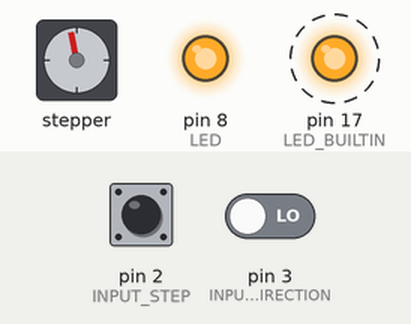
Simulated run of this sketch. Board: SparkFun Pro Micro, built with avr-gcc and run on an emulated ATmega32U4. On the bench: stepper motor, output pins drawn as LEDs (lit = HIGH). Dashed ring = blinking. The inputs (shaded band) are chosen by the test bench; at power-on: pin 2 (INPUT_STEP) HIGH, pin 3 (INPUT_DIRECTION) LOW. Stepper angles assume 100 steps per turn.

Above: at 1.2 s.
1.3 s: pin 2 (INPUT_STEP) driven LOW
At 3.5 s:
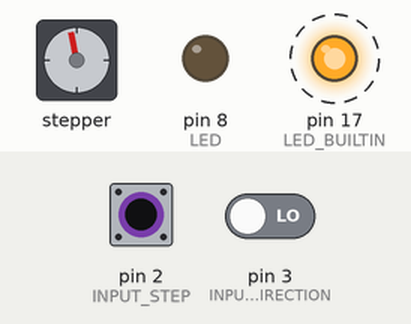
4.3 s: pin 2 (INPUT_STEP) driven HIGH
At 5.8 s:
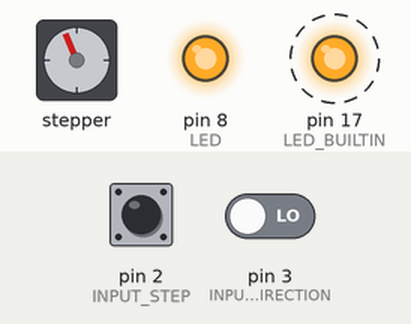
7.3 s: pin 2 (INPUT_STEP) driven LOW
At 9.4 s:
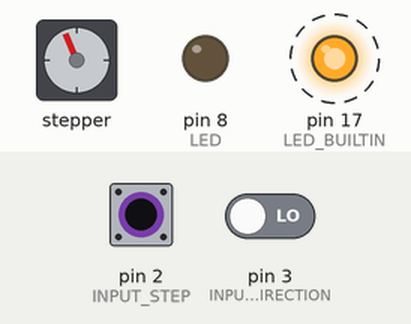
10.3 s: pin 2 (INPUT_STEP) pulsed HIGH 2 times (0.12 s each, 0.3 s apart)
At 11.8 s:
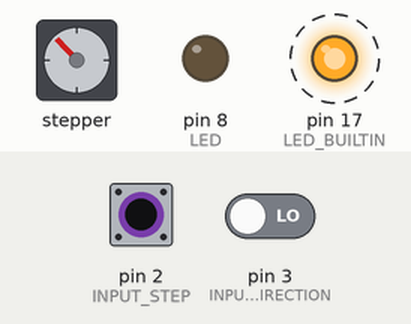
13.5 s: pin 2 (INPUT_STEP) driven HIGH
At 15.4 s:
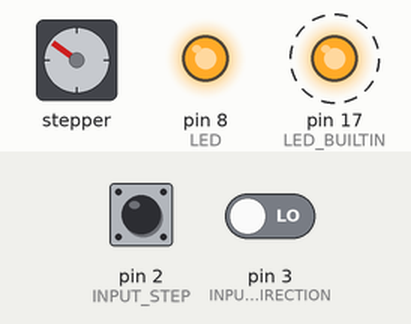
16.5 s: pin 2 (INPUT_STEP) pulsed LOW 5 times (0.12 s each, 0.3 s apart)
At 19.9 s:
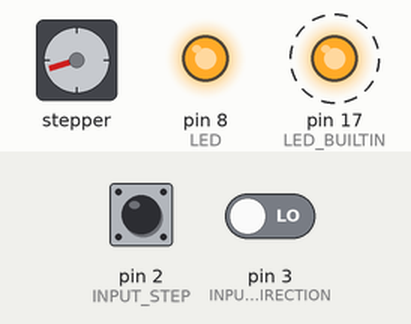
Timing chart, 0 to 20.5 s (numbered marks = the images above; inputs shaded):
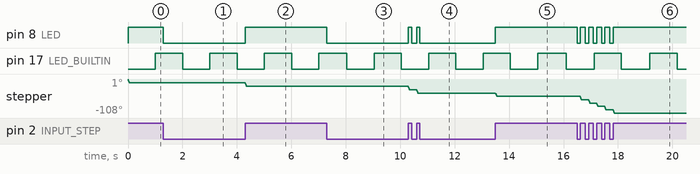

Measured:
- after the input at 1.3 s, pin 8 (LED): HIGH → LOW at once
- after the input at 4.3 s, pin 8 (LED): LOW → HIGH at once; stepper: turns 11° counter-clockwise, starting at once
- after the input at 7.3 s, pin 8 (LED): HIGH → LOW at once
- after the input at 10.3 s, pin 8 (LED): alternates HIGH for 0.12 s and LOW for 0.18 s, 4 changes in all, then stays LOW, starting at once; stepper: turns 22° counter-clockwise in 0.34 s, starting at once
- after the input at 13.5 s, pin 8 (LED): LOW → HIGH at once; stepper: turns 10° counter-clockwise, starting at once
- after the input at 16.5 s, pin 8 (LED): alternates HIGH for 0.18 s and LOW for 0.12 s, 10 changes in all, then stays HIGH, starting at once; stepper: turns 54° counter-clockwise in 1.2 s, starting after 0.12 s
- by itself, pin 17 (LED_BUILTIN): alternates HIGH for 1.0 s and LOW for 1.0 s
- by itself, stepper: turns 11° counter-clockwise

The sketch:

emulator_a4988.ino
```cpp
//#define USE_SERIAL
#define WATCHDOG

// pins
#define INPUT_STEP 2
#define INPUT_DIRECTION 3
#define STEPPERa1 4
#define STEPPERa2 5
#define STEPPERb1 6
#define STEPPERb2 7
#define LED 8
// Hack for Arduino pro micro
#define LED_BUILTIN 17

// motor
#define STEPS 100 //  360 / 3.6
#define RPM 30
#define STEPS_FORWARD 3
#define STEPS_BACK -1 * STEPS_FORWARD

#define   NOP __asm__ __volatile__ ("nop\n\t")

#ifdef WATCHDOG
# include <avr/wdt.h>
#endif
#include <Stepper.h>

uint8_t state = LOW;
unsigned long prev_timestamp = 0;
uint16_t tick_led = 0;
#ifdef WATCHDOG
uint16_t tick_wdt = 0;
#endif

Stepper motor(STEPS, STEPPERa1, STEPPERa2, STEPPERb1, STEPPERb2);

/*
 * без скидання MCUSR буде bootloop після спрацювання watchdog після включення живлення на чіпах PA & PB
 * що цікаво, після скидання сигналом RESET або у випадку чіпів P, такого ефекту нема.
 * Взагалі-то досить код із цієї функції помістити в функцію setup, але мануал на чіп радить так.
 */

#ifdef WATCHDOG

void clr_mcusr(void) __attribute__((naked)) __attribute__((section(".init3")));

void clr_mcusr(void){
  MCUSR = 0;
  wdt_disable();
}

#endif

void setup() {
  pinMode( INPUT_STEP, INPUT );
  pinMode( INPUT_DIRECTION, INPUT );
  pinMode( LED, OUTPUT );
  pinMode(LED_BUILTIN, OUTPUT);
  motor.setSpeed( RPM );
# ifdef USE_SERIAL
  Serial.begin(9600);
  delay(2000);
  Serial.println("Booted");
# endif
# ifdef WATCHDOG
  //wdt_enable (WDTO_250MS);
  wdt_enable (WDTO_2S);
# endif
}

void loop() {
  int8_t d = 1;
  heartbeat();
   if ( digitalRead( INPUT_STEP ) == LOW ){
    if ( state == HIGH ) {
      state = LOW;
      digitalWrite( LED, LOW );
    }
    nop5();
    return;
  }
  if ( state == HIGH ) {
    return;
  }
  digitalWrite( LED, HIGH );
  state = HIGH;
  d = digitalRead( INPUT_DIRECTION ) == LOW ? STEPS_BACK : STEPS_FORWARD;
# ifdef USE_SERIAL
  Serial.print("Step(s):");
  Serial.println(d);
# endif
  motor.step(d);
}

void nop5() {
  NOP;
  NOP;
  NOP;
  NOP;
  NOP;
  NOP;
}

void heartbeat() {
unsigned long timestamp = millis();
uint16_t delta = 0;

  if ( timestamp < prev_timestamp ) {
    delta = (uint16_t)( 0xffffffff - prev_timestamp + timestamp );
  }else{
    delta = (uint16_t)( timestamp - prev_timestamp );
  }
  prev_timestamp = timestamp;

# ifdef WATCHDOG
  tick_wdt += delta;
   if ( tick_wdt > 75 ) {
    wdt_reset();
    tick_wdt = 0;
  }
# endif

  tick_led += delta;
  if ( tick_led > 1000 ) {
#   ifdef USE_SERIAL
    Serial.println("Tick");
#   endif
    tick_led = 0;
    digitalWrite( LED_BUILTIN, digitalRead( LED_BUILTIN ) ^ HIGH );
  }

}
```
